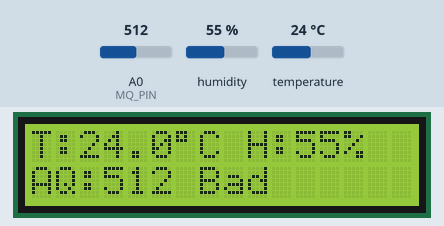
A sketch run on a simulated Arduino Uno, built with avr-gcc and run on an emulated ATmega328P. On the bench: 16×2 character LCD. Inputs (shaded band) come from the test bench; at power-on: A0 (MQ_PIN) = 512, humidity 55 %, temperature 24 °C. What the sketch prints to the serial monitor is not drawn.

Above: at 4.7 s.
4.8 s: A0 (MQ_PIN) set to 481
At 6.5 s:
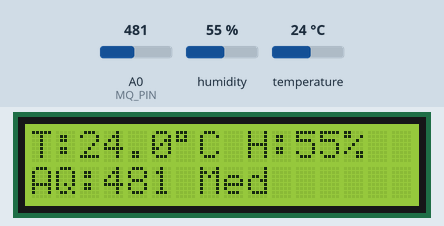
7.8 s: A0 (MQ_PIN) set to 359
At 9.3 s:
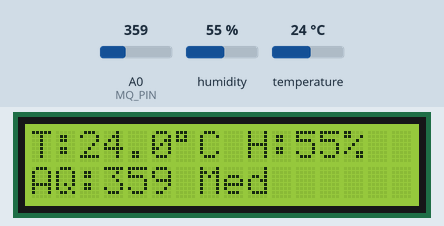
10.8 s: A0 (MQ_PIN) set to 333
At 12.5 s:
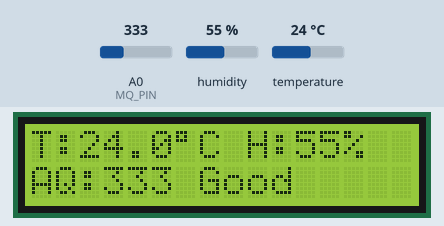
13.8 s: humidity set to 22 %
At 15.4 s:
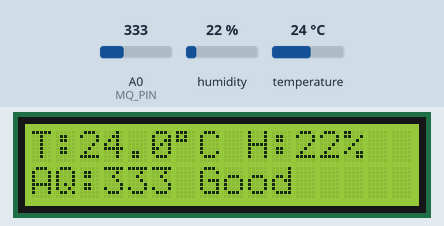
16.8 s: temperature set to 12 °C
At 19.5 s:
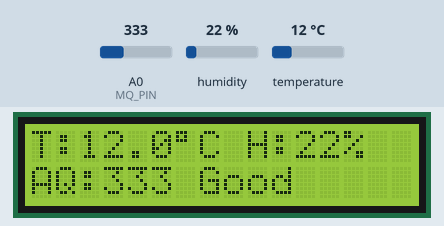
19.8 s: humidity set to 40 %
At 21.4 s:
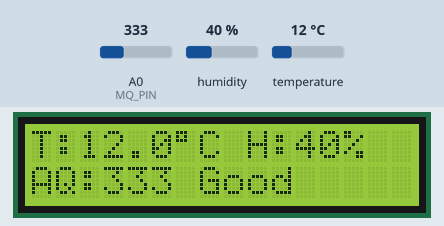
Timing chart, 0 to 22.9 s (numbered marks = the images above; inputs shaded):
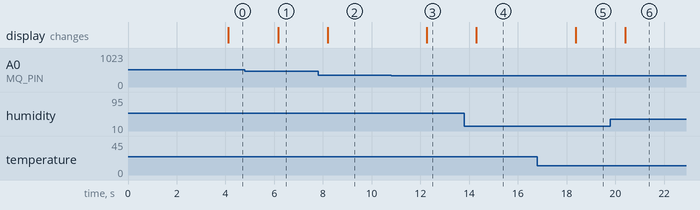

The sketch:

Air_Quality_Monitor_Arduino.ino
```cpp
#include <Wire.h>
#include <LiquidCrystal_I2C.h>
#include "DHT.h"

#define DHTPIN 2
#define DHTTYPE DHT22
DHT dht(DHTPIN, DHTTYPE);

const int MQ_PIN = A0;

LiquidCrystal_I2C lcd(0x27, 16, 2);

void setup() {
  Serial.begin(9600);

  dht.begin();

  lcd.init();
  lcd.backlight();

  lcd.setCursor(0, 0);
  lcd.print("Air Monitor");
  lcd.setCursor(0, 1);
  lcd.print("Starting...");
  delay(2000);
}

void loop() {
  delay(2000);

  float h = dht.readHumidity();
  float t = dht.readTemperature();
  int mqRaw = analogRead(MQ_PIN);

  if (isnan(h) || isnan(t)) {
    Serial.println("DHT22 error");
    lcd.setCursor(0, 0);
    lcd.print("DHT22 error     ");
    lcd.setCursor(0, 1);
    lcd.print("Check wiring    ");
    return;
  }

  Serial.print("T: ");
  Serial.print(t);
  Serial.print(" C,  H: ");
  Serial.print(h);
  Serial.print(" %,  MQ: ");
  Serial.println(mqRaw);

  const int THRESH_GOOD = 350;
  const int THRESH_BAD  = 500;
  const char* aqLabel;
  if (mqRaw < THRESH_GOOD)      aqLabel = "Good";
  else if (mqRaw < THRESH_BAD)  aqLabel = "Med ";
  else                          aqLabel = "Bad ";

  lcd.setCursor(0, 0);
  lcd.print("T:");
  lcd.print(t, 1);
  lcd.print((char)223);
  lcd.print("C ");
  lcd.print("H:");
  lcd.print(h, 0);
  lcd.print("% ");

  lcd.setCursor(0, 1);
  lcd.print("AQ:");
  lcd.print(mqRaw);
  lcd.print(" ");
  lcd.print(aqLabel);
  lcd.print("   ");
}
```

Measured:
- the behaviour switches between 500 and 499 on A0 (MQ_PIN) (found by bisection; images 0 and 1)
- the behaviour switches between 350 and 349 on A0 (MQ_PIN) (found by bisection; images 2 and 3)
- after the input at 4.8 s, the display: changes after 1.4 s (image 1)
- after the input at 7.8 s, the display: changes after 0.39 s (image 2)
- after the input at 10.8 s, the display: changes after 1.5 s (image 3)
- after the input at 13.8 s, the display: changes after 0.50 s (image 4)
- after the input at 16.8 s, the display: changes after 1.6 s (image 5)
- after the input at 19.8 s, the display: changes after 0.60 s (image 6)
